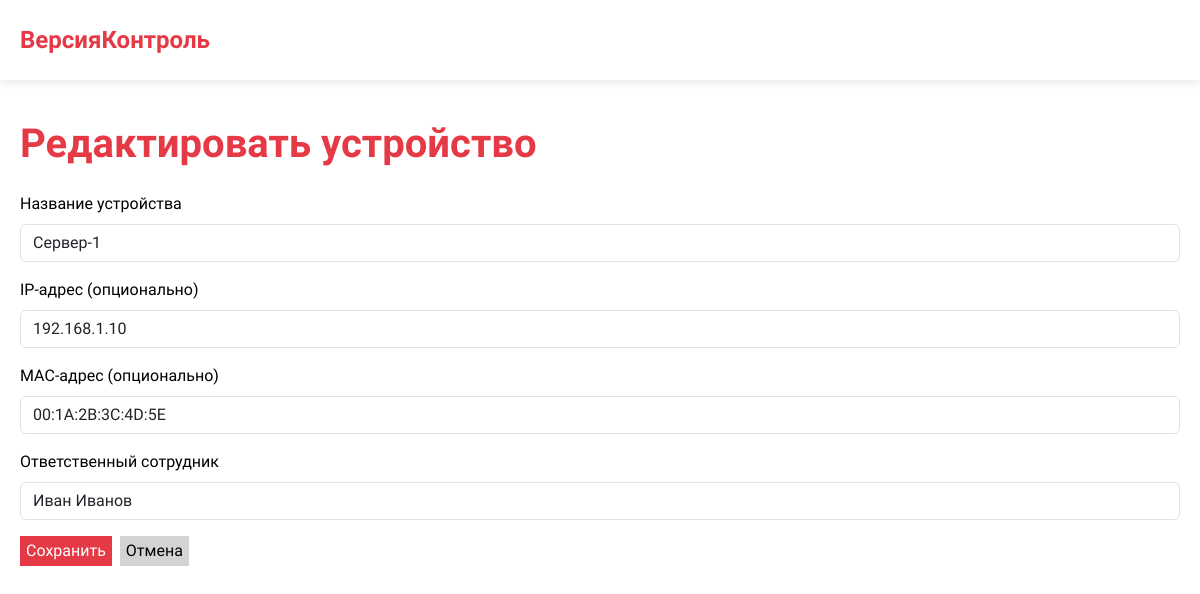
The page /edit_device/1 on the database its author committed.
### models.py (models this page shows, shortened)
class Device(db.Model):
    id = db.Column(db.Integer, primary_key=True)
    name = db.Column(db.String(100), nullable=False)
    ip_address = db.Column(db.String(15), nullable=True)
    mac_address = db.Column(db.String(17), nullable=True)
    responsible_person = db.Column(db.String(100), nullable=False)

### app.py (the view, shortened to what this page needs)
@app.route('/edit_device/<int:id>', methods=['GET', 'POST'])
def edit_device(id):
    device = Device.query.get_or_404(id)
    return render_template('edit_device.html', device=device)

### templates/edit_device.html (shortened to what this page needs)
<!DOCTYPE html>
<html lang="ru">
<head>
    <link href="https://cdn.jsdelivr.net/npm/bootstrap@5.3.3/dist/css/bootstrap.min.css" rel="stylesheet">
    <link rel="stylesheet" href="{{ url_for('static', filename='style.css') }}">
</head>
<body>
    <nav class="navbar navbar-expand-lg">
        <div class="container">
            <a class="navbar-brand" href="{{ url_for('index') }}">ВерсияКонтроль</a>
        </div>
    </nav>
    <div class="container">
        <h1 class="mb-4">Редактировать устройство</h1>
        <form method="POST" class="needs-validation" novalidate>
            <div class="mb-3">
                <label for="name" class="form-label">Название устройства</label>
                <input type="text" class="form-control" id="name" name="name" value="{{ device.name }}" required>
            </div>
            <div class="mb-3">
                <label for="ip_address" class="form-label">IP-адрес (опционально)</label>
                <input type="text" class="form-control" id="ip_address" name="ip_address" value="{{ device.ip_address }}">
            </div>
            <div class="mb-3">
                <label for="mac_address" class="form-label">MAC-адрес (опционально)</label>
                <input type="text" class="form-control" id="mac_address" name="mac_address" value="{{ device.mac_address }}">
            </div>
            <div class="mb-3">
                <label for="responsible_person" class="form-label">Ответственный сотрудник</label>
                <input type="text" class="form-control" id="responsible_person" name="responsible_person" value="{{ device.responsible_person }}" required>
            </div>
            <div class="d-flex gap-2">
                <button type="submit" class="btn btn-warning">Сохранить</button>
                <a href="{{ url_for('index') }}" class="btn btn-danger">Отмена</a>
            </div>
        </form>
    </div>
</body>
</html>

### static/style.css (style rules this page uses)
body { font-family: 'Montserrat', sans-serif; background-color: #FFFFFF; color: #000000; margin: 0; padding: 0; }
.navbar { background-color: #FFFFFF; box-shadow: 0 2px 10px rgba(0, 0, 0, 0.1); padding: 10px 0; height: 80px; }
.navbar-brand { font-size: 1.5rem; font-weight: 700; color: #E63946 !important; }
.container { max-width: 1200px; padding: 40px 20px; }
h1, h2 { font-weight: 700; color: #E63946; position: relative; margin-bottom: 20px; }
.btn-warning { background-color: #E63946; border: none; border-radius: 0; padding: 3px 6px; color: #FFFFFF; }
.btn-danger { background-color: #D3D3D3; border: none; border-radius: 0; padding: 3px 6px; color: #000000; }

### rows shown on the page
Device: name "Сервер-1", ip_address "192.168.1.10", mac_address "00:1A:2B:3C:4D:5E", responsible_person "Иван Иванов"
